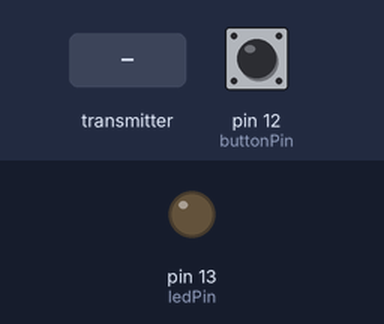
This sketch was run on a simulated Arduino Uno, built with avr-gcc and run on an emulated ATmega328P. Shown: output pins drawn as LEDs (lit = HIGH). The test bench sets the inputs (shaded band); at power-on: pin 12 (buttonPin) LOW. No radio packets arrive unless stated.

Above: at 1.2 s.
1.3 s: the transmitter starts sending buttonStateA = 1
At 2.5 s:
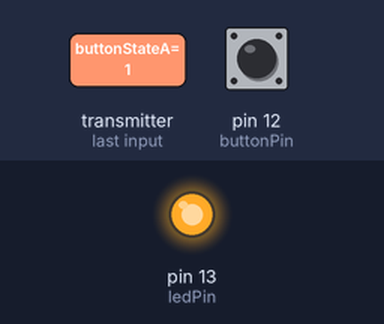
2.8 s: the transmitter starts sending buttonStateA = 0
At 3.9 s:
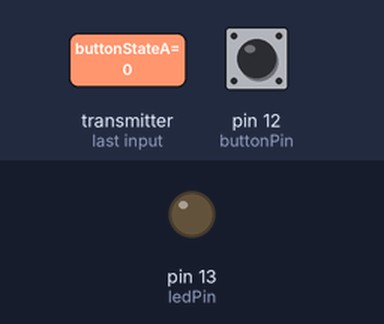
Timing chart, 0 to 5.8 s (numbered marks = the images above; inputs shaded):
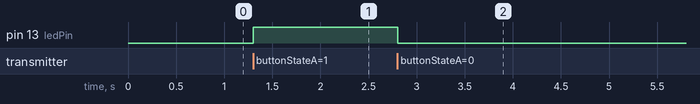

The sketch:

nrfReceiver.ino
```cpp
#include <SPI.h>
#include <nRF24L01.h>
#include <RF24.h>

RF24 radio(8, 7);  // CSN, CE

const int buttonPin = 12;
const int ledPin = 13;

bool buttonStateB = false;
bool buttonStateA = false;

void setup() {
  pinMode(buttonPin, INPUT);
  pinMode(ledPin, OUTPUT);

  radio.begin();
  radio.openWritingPipe(0xF0F0F0F0D2LL);  // Pipe address for Arduino A
  radio.openReadingPipe(1, 0xF0F0F0F0C1LL);  // Pipe address for Arduino A
  radio.setPALevel(RF24_PA_LOW);
  radio.startListening();
}

void loop() {
  buttonStateB = digitalRead(buttonPin);
  radio.write(&buttonStateB, sizeof(buttonStateB));

  if (radio.available()) {
    radio.read(&buttonStateA, sizeof(buttonStateA));
    digitalWrite(ledPin, buttonStateA);
  }
}
```

Measured:
- after the input at 1.3 s, pin 13 (ledPin): LOW → HIGH at once
- after the input at 2.8 s, pin 13 (ledPin): HIGH → LOW at once
